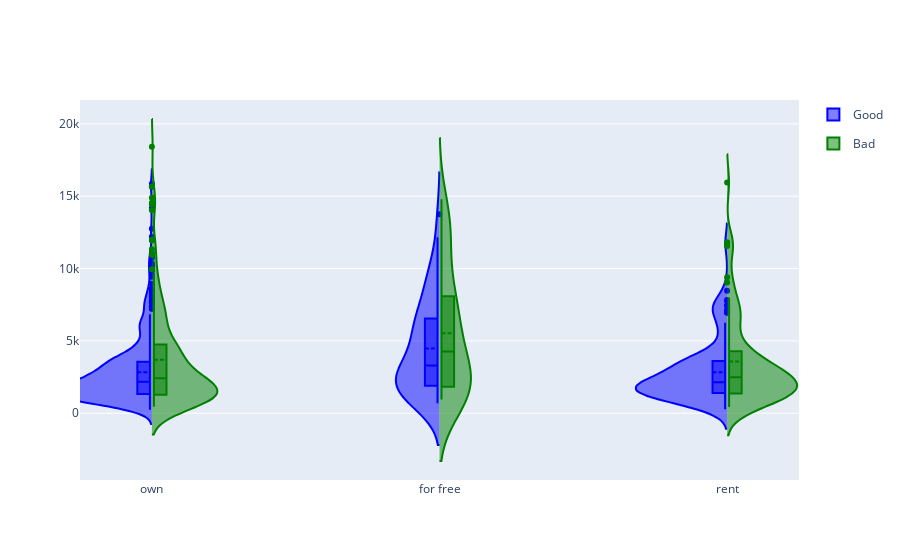

The cell this chart's notebook holds for it:
### Code cell
import plotly.graph_objects as go
import plotly.io as pio

# Define the violin plot data
trace1 = go.Violin(
    x=df[df["credit_risk"] == 'good']["housing"],
    y=df[df["credit_risk"] == 'good']["amount"],
    legendgroup='Good',
    scalegroup='No',
    name='Good',
    side='negative',
    box_visible=True,
    meanline_visible=True,
    line_color='blue'
)

trace2 = go.Violin(
    x=df[df["credit_risk"] == 'bad']["housing"],
    y=df[df["credit_risk"] == 'bad']["amount"],
    legendgroup='Bad',
    scalegroup='No',
    name='Bad',
    side='positive',
    box_visible=True,
    meanline_visible=True,
    line_color='green'
)

# Define the layout
layout = go.Layout(
    yaxis=dict(zeroline=False),
    violingap=0,
    violinmode='overlay'
)

# Create the figure
fig = go.Figure(data=[trace1, trace2], layout=layout)

# Plot the figure
pio.show(fig, filename='violin/split')
pio.write_html(fig, file='plot.html', auto_open=True)

### Figure 1 — Plotly figure (JSON) as saved in the notebook; plotly's stock layout.template omitted (floating-point values rounded to 4 significant figures; data arrays with more than 128 entries replaced by an {"elided": "..."} marker saying what was removed)
{"data": [{"box": {"visible": true}, "legendgroup": "Good", "line": {"color": "blue"}, "meanline": {"visible": true}, "name": "Good", "scalegroup": "No", "side": "negative", "type": "violin", "x": {"elided": "700 str values"}, "y": {"elided": "700 int values"}}, {"box": {"visible": true}, "legendgroup": "Bad", "line": {"color": "green"}, "meanline": {"visible": true}, "name": "Bad", "scalegroup": "No", "side": "positive", "type": "violin", "x": {"elided": "300 str values"}, "y": {"elided": "300 int values"}}], "layout": {"violingap": 0, "violinmode": "overlay", "yaxis": {"zeroline": false}}}
